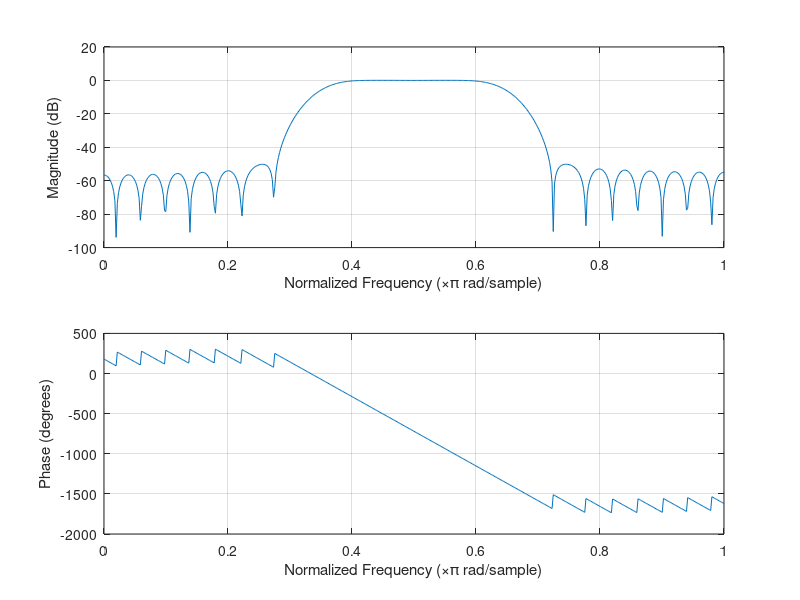

Write MATLAB code to recreate this figure. (Note: this script raises an error after producing the figure.)
%study of FIR design using window method, lowpass and high pass filter. 

figure(1)
b = fir1(48,[0.35 0.65]);
freqz(b,1,512)

load chirp

t = (0:length(y)-1)/Fs;

figure(2)
bhi = fir1(34,0.48,'high',chebwin(35,30));
freqz(bhi,1)

figure(3)
blo = fir1(34,0.48,'low',chebwin(35,30));
freqz(blo,1)

figure(4)
bstop = fir1(34,0.48,'stop',chebwin(35,30));
freqz(bstop,1)

